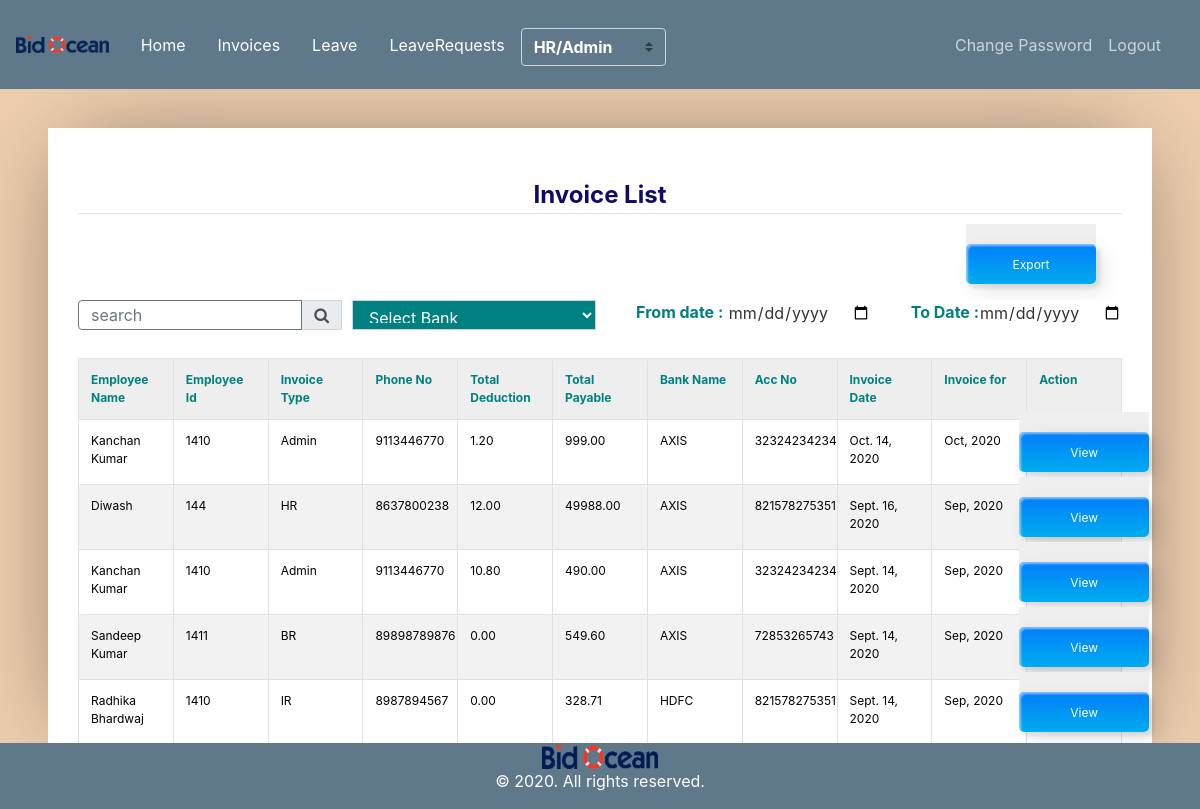
/invoice-list/ (signed in), run on an earlier commit of the app's database.
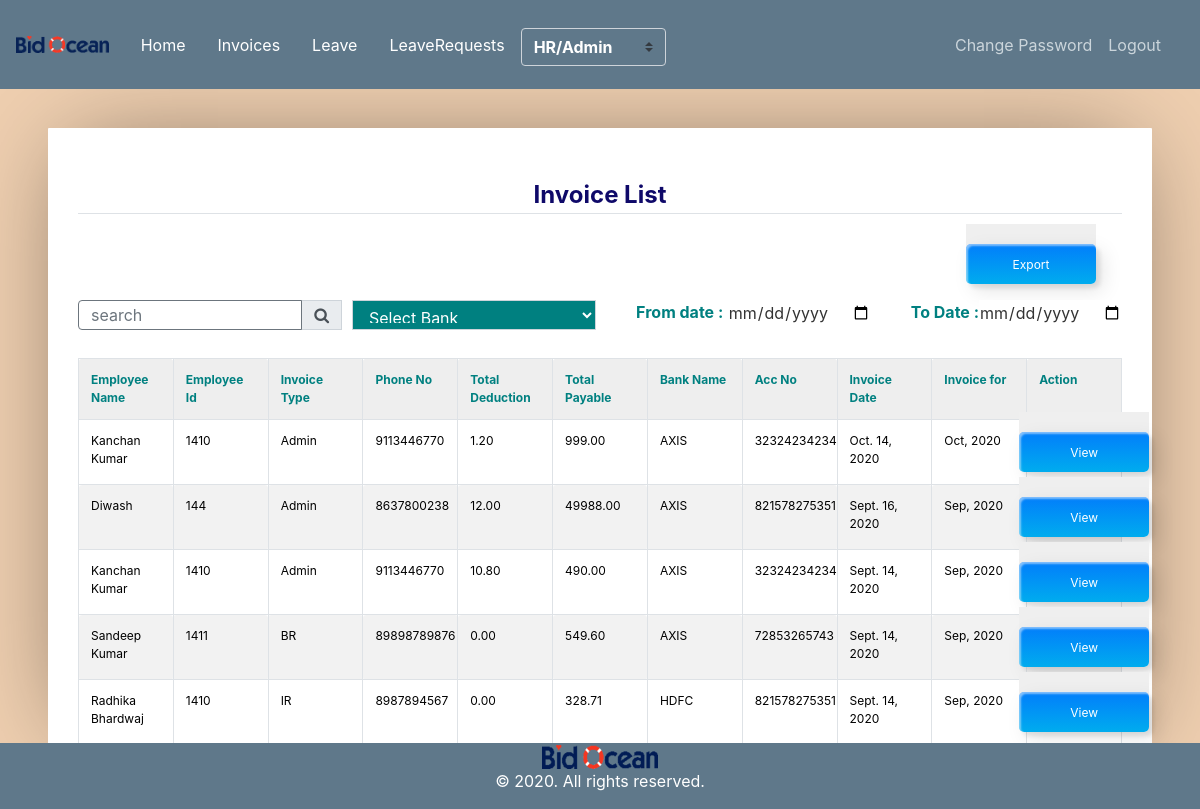
And on a later commit of the database.
### user_invoice/models.py (models this page shows, shortened)
class Invoice(models.Model):
	id                                 = models.AutoField(primary_key=True)
	invoice_date                       = models.DateField()
	monthdate                          = models.DateField()
	emp_type                           = models.CharField(max_length=150, null=True, blank=True)
	additional_auth_days               = models.CharField(max_length=100, default=0, blank=True)
	wds_source_checked_completely      = models.CharField(max_length=200, default=0, blank=True)
	new_solicitation_entered_correctly = models.CharField(max_length=200, default=0, blank=True)
	updated_solicitation_by_addenda    = models.CharField(max_length=200, default=0, blank=True)
	difficult_and_nonproductive_source = models.CharField(max_length=200, default=0, blank=True)
	extra_hours_worked                 = models.CharField(max_length=200, default=0, blank=True)
	file_attached                      = models.CharField(max_length=200, default=0, blank=True)
	new_entities_added                 = models.CharField(max_length=200, default=0, blank=True)
	ph_added_to_bid_list               = models.CharField(max_length=200, default=0, blank=True)
	ph_edited_in_bid_list              = models.CharField(max_length=200, default=0, blank=True)
	ph_deleted_in_bid_list             = models.CharField(max_length=200, default=0, blank=True)
	extra_days_worked                  = models.CharField(max_length=200, default=0, blank=True)
	total_pay                          = models.CharField(max_length=200, default=0, blank=True)
	authorised_day_off                 = models.CharField(max_length=200, default=0, blank=True)
	unauthorised_day_off               = models.CharField(max_length=200, default=0, blank=True)
	total_working_days                 = models.CharField(max_length=200, default=0, blank=True)
	total_days_worked                  = models.CharField(max_length=200, default=0, blank=True)
	duplicate_entities                 = models.CharField(max_length=200, default=0, blank=True)
	errors                             = models.CharField(max_length=200, default=0, blank=True)
	fines                              = models.CharField(max_length=200, default=0, blank=True)
	bank_account                       = models.ForeignKey('account_management.AccountDetails', on_delete=models.SET_NULL, null=True, blank=True)
	duplicate_solic                    = models.CharField(max_length=200, default=0, blank=True)
	entity_cont_wrong                  = models.CharField(max_length=200, default=0, blank=True)
	false_referal                      = models.CharField(max_length=200, default=0, blank=True)
	fraudulent_solicitation_update     = models.CharField(max_length=200, default=0, blank=True)
	source_returned_without_good_res   = models.CharField(max_length=200, default=0, blank=True)
	missed_bidbond_and_specs           = models.CharField(max_length=200, default=0, blank=True)
	missed_categories                  = models.CharField(max_length=200, default=0, blank=True)
	missed_solic_or_addend_from_source = models.CharField(max_length=200, default=0, blank=True)
	missed_incorrect_filetype          = models.CharField(max_length=200, default=0, blank=True)
	missing_or_wrong_outside_link      = models.CharField(max_length=200, default=0, blank=True)
	missing_or_wrong_term_contract     = models.CharField(max_length=200, default=0, blank=True)
	not_posted_as_lead                 = models.CharField(max_length=200, default=0, blank=True)
	other_error                        = models.CharField(max_length=200, default=0, blank=True)
	other_serious_error                = models.CharField(max_length=200, default=0, blank=True)
	refreshing_wds_page_to_diff_source = models.CharField(max_length=200, default=0, blank=True)
	prevailing_wage_not_selected       = models.CharField(max_length=200, default=0, blank=True)
	skipped_solicitation               = models.CharField(max_length=200, default=0, blank=True)
	source_returned_without_a_note     = models.CharField(max_length=200, default=0, blank=True)
	unexcused_unjustified_absence      = models.CharField(max_length=200, default=0, blank=True)
	wrongbid_prebid_mandatory          = models.CharField(max_length=200, default=0, blank=True)
	wrong_categories                   = models.CharField(max_length=200, default=0, blank=True)
	wrong_geographic_location          = models.CharField(max_length=200, default=0, blank=True)
	incomplete_and_incorrect_scope     = models.CharField(max_length=200, default=0, blank=True)
	wrong_text_format                  = models.CharField(max_length=200, default=0, blank=True)
	total_deduction                    = models.CharField(max_length=200, default=0, blank=True)
	total_payable                      = models.CharField(max_length=200, default=0, blank=True)
	emp_ownwer                         = models.ForeignKey(Employee, on_delete=models.SET_NULL, null=True, blank=True)
	rate                               = models.ForeignKey(Rate, on_delete=models.SET_NULL, null=True, blank=True)
	is_approved                        = models.SmallIntegerField(default=0)

class Employee(models.Model):
	id         = models.AutoField(primary_key=True)
	name       = models.CharField(max_length=300)
	role       = models.ForeignKey(Role,on_delete=models.CASCADE)
	salary     = models.CharField(max_length=300, null=True, blank=True)
	address    = models.CharField(max_length=300)
	emp_id     = models.CharField(max_length=300, null=True, blank=True)
	phone_no   = models.CharField(max_length=300)
	auth_tbl   = models.OneToOneField(Userdetail, on_delete=models.CASCADE)
	added_at   = models.DateTimeField(auto_now_add=True)
	is_manager = models.SmallIntegerField(default=0)
	report_to  = models.ForeignKey('self', on_delete=models.SET_NULL, null=True, blank=True, related_name='empreport_to')

class Role(models.Model):
    id         = models.AutoField(primary_key=True)
    name       = models.CharField(max_length=300)
    created_at = models.DateTimeField(auto_now_add=True)
    status     = models.SmallIntegerField(default=1)

### account_management/models.py (models this page shows, shortened)
class AccountDetails(models.Model):
    id         = models.AutoField(primary_key=True)
    acc_no     = models.CharField(max_length=200)
    bank       = models.CharField(max_length=200)
    other_bank = models.CharField(max_length=300, null=True, blank=True)
    ifsc_other = models.CharField(max_length=300, null=True, blank=True)
    employee   = models.ForeignKey(Employee,on_delete=models.CASCADE, related_name='employee_accounts')
    created_at = models.DateTimeField(auto_now_add=True)
    status     = models.SmallIntegerField(default=1)

### user_invoice/views.py (the view)
# urls.py: path('invoice-list/', views.InvoiceDisplayView.as_view(), name='invoice_list' ),
class InvoiceDisplayView(AdminPanelMixin, TemplateView):
    template_name = 'user_invoice/invoice_list.html'
    def get(self, request):
        try:
            employee  =  Employee.objects.get(auth_tbl=self.request.user)
            rolename  =  employee.role.name.lower()
            if rolename == 'admin' or  rolename == 'hr':
                invoice = Invoice.objects.all()
            else:
                invoice = Invoice.objects.filter(emp_ownwer=employee).all()
            search        = request.GET.get('search', None)
            from_date     = request.GET.get('from_date', None)
            to_date       = request.GET.get('to_date', None)
            bank          = request.GET.get('bank',None)
            query_param = {}
            if search is not None and search is not '':
                search = search.strip()
                query_param['search'] = search
                invoice = invoice.filter(Q(emp_ownwer__name__icontains=search)|Q(emp_ownwer__address__icontains=search)|(Q(emp_ownwer__phone_no__icontains=search))|Q(emp_ownwer__emp_id__icontains=search))
            if (from_date is not None and to_date is not None) and (from_date != "" and to_date != ""):
                query_param['from_date'] = from_date
                query_param['to_date']   = to_date
                to_date   = datetime.strptime(to_date,"%Y-%m-%d").date()
                from_date = datetime.strptime(from_date,"%Y-%m-%d").date()
                invoice   = invoice.filter(monthdate__gte=from_date, monthdate__lte=to_date)
            if bank is not None and bank is not '':
                query_param['bank'] = bank
                invoice = invoice.filter(bank_account__bank__iexact=bank)
            invoice = invoice.order_by('-invoice_date')
            paginator        = Paginator(invoice,10)
            page             = request.GET.get('page')
            paginatedcontent = paginator.get_page(page)
            context = {
                'query_param' : query_param,
                'invoices'    : paginatedcontent,
                'title'       : 'Invoice list',
                'role'        : rolename
            }
            return render(request, self.template_name, context)
        except:
            return HttpResponseRedirect('/employee/'+str(self.request.user.pk))

### user_invoice/mixin.py (called while the page is built)
    def test_func(self):
        return self.request.user.is_staff or self.request.user.is_active

### user_invoice/templates/user_invoice/invoice_list.html (shortened to what this page needs)
{% extends "user_invoice/base.html" %}
{% load crispy_forms_tags %}
{% block content %}
    <div class='container'>
		<table  width="100%">
			<tr>
				<legend class="border-bottom mb-4" style="color: rgb(15, 9, 105);text-align: center;"><b> Invoice List </b></legend>
				<td align="right">
          {% if role == 'hr' or role == 'admin' %}
          <a href="{% url 'export_invoice_xls' %}"><button class="custom-btn btn-12" style="margin-bottom: 10px;"><span>Export</span></button></a>
          {% endif %}
        </td>
			</tr>
		</table>
		<form>
			<table>
				<tr>
					<link rel="stylesheet" href="https://stackpath.bootstrapcdn.com/font-awesome/4.7.0/css/font-awesome.min.css">
					<div class="form-group w-40" >
						<div class="input-group mb-3">
							<input type="text" name="search" style="width: 30px;height: 30px;" class="form-control border-secondary py-2" value="{{request.GET.search}}" placeholder="search">
							<div class="input-group-append">
							 <button class="input-group-text" style="height: 30px;" type="submit" name="submitbtn" value="Search"><i class="fa fa-search"></i>
							</div>
                <select   class="form-control"style="width:50px; height:30px;color:white;background-color:teal;margin-left:10px" name="bank"  onchange="this.form.submit()">
                  <option value="" style="color: white;"><b> Select Bank </b></option>
                </select>
							<p style="margin-left: 40px;"><b style="color: teal;"> From date :</b> <input type="date" name="from_date" value="{{request.GET.from_date}}"></p>
								<p style="margin-left: 40px;"><b style="color: teal;"> To Date :</b><input type="date" name="to_date" value="{{request.GET.to_date}}"></p>
						</div>
				</tr>
			</table>
		</form>
		<table cellpadding="0" cellspacing="0" border="0" class="table table-bordered table-striped  display" width="100%">
			<tr>
				<th style="color: teal;"><b> Employee Name </b></th>
				<th style="color: teal;"><b> Employee Id </b></th>
				<th style="color: teal;"><b> Invoice Type</b></th>
				<th style="color: teal;"><b> Phone No </b></th>
				<th style="color: teal;"><b> Total Deduction </b></th>
				<th style="color: teal;"><b> Total Payable </b></th>
        <th style="color: teal;"><b> Bank Name </b></th>
        <th style="color: teal;"><b> Acc No </b></th>
				<th style="color: teal;"><b> Invoice Date</b></th>
				<th style="color: teal;"><b> Invoice for</b></th>
				<th style="color: teal;"><b> Action</b></th>
			</tr>
			{% for invoice in invoices %}
			<tr>
				<td style="color: black;">{{invoice.emp_ownwer.name}}</td>
				<td style="color: black;">{{invoice.emp_ownwer.emp_id}}</td>
				<td style="color: black;">{{invoice.emp_ownwer.role.name}}</td>
				<td style="color: black;">{{invoice.emp_ownwer.phone_no}}</td>
				<td style="color: black;">{{invoice.total_deduction}}</td>
				<td style="color: black;">{{invoice.total_payable}}</td>
        <td style="color: black;">{% if invoice.bank_account.bank == 'others' %}{{invoice.bank_account.other_bank}}<br>({{invoice.bank_account.ifsc_other}}){% else %}{{invoice.bank_account.bank|upper}}{% endif %}</td>
        <td style="color: black;">{{invoice.bank_account.acc_no}}</td>
				<td style="color: black;">{{invoice.invoice_date}}</td>
				<td style="color: black;">{{invoice.monthdate|date:"M, Y"}}</td>
				<td style="color: black;"><a href="{% if invoice.emp_ownwer.role.name|lower == 'ir' %}{% url 'edit_ir' invoice.pk %}{% elif invoice.emp_ownwer.role.name|lower == 'br' %}{% url 'edit_br' invoice.pk %}{% else %}{% url 'edit_fixed' invoice.pk %}{% endif %}"><button class="custom-btn btn-12"><span>Click!</span><span>View</span></button></a></td>
			</tr>
			{% endfor %}
		</table>
		</div>
{% endblock content %}

What changed in the data, as far as the page shows it:
changed through a linked row, Invoice "Sept. 16, 2020": emp_ownwer.role.name "HR" → "Admin"
